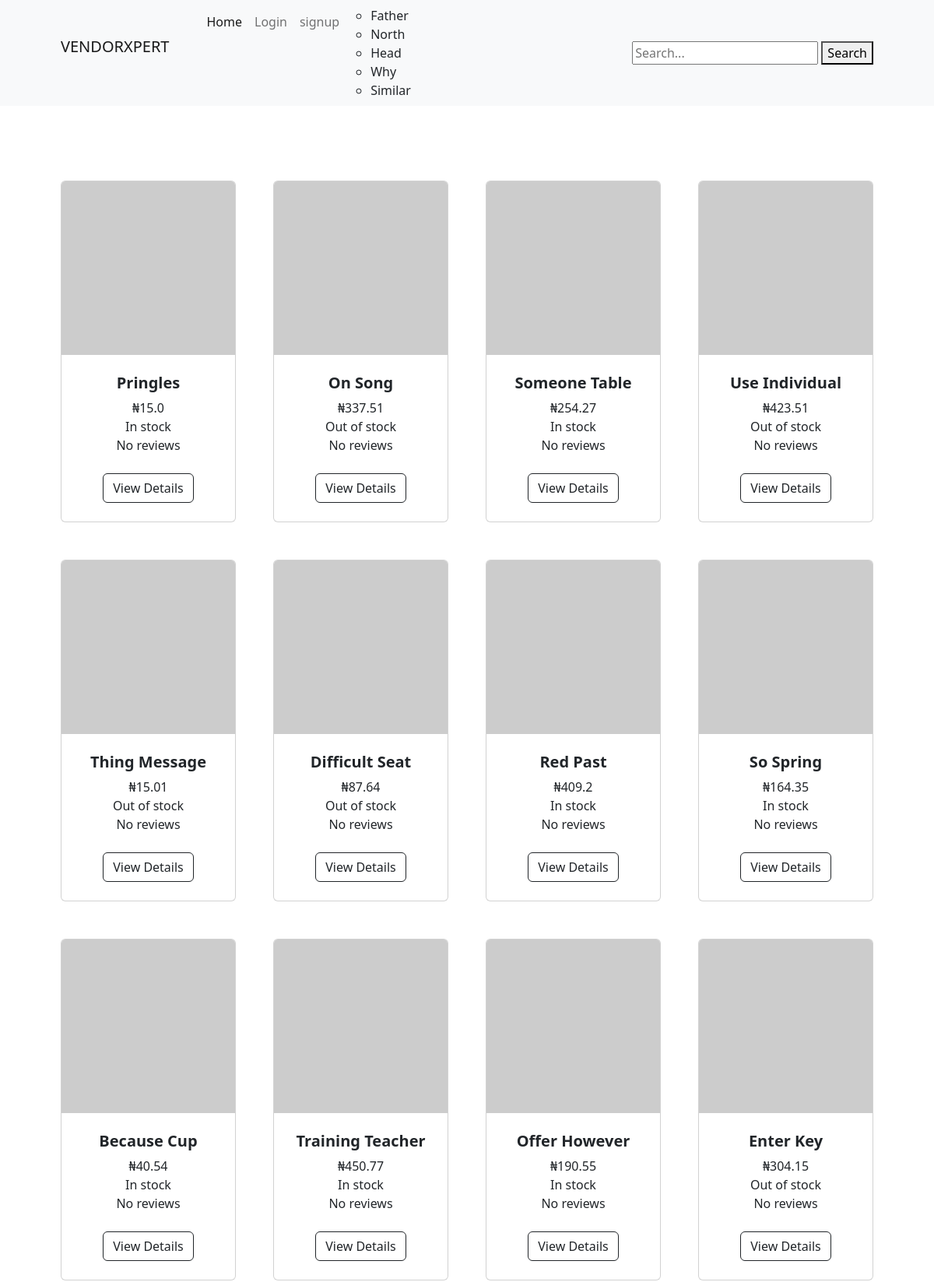
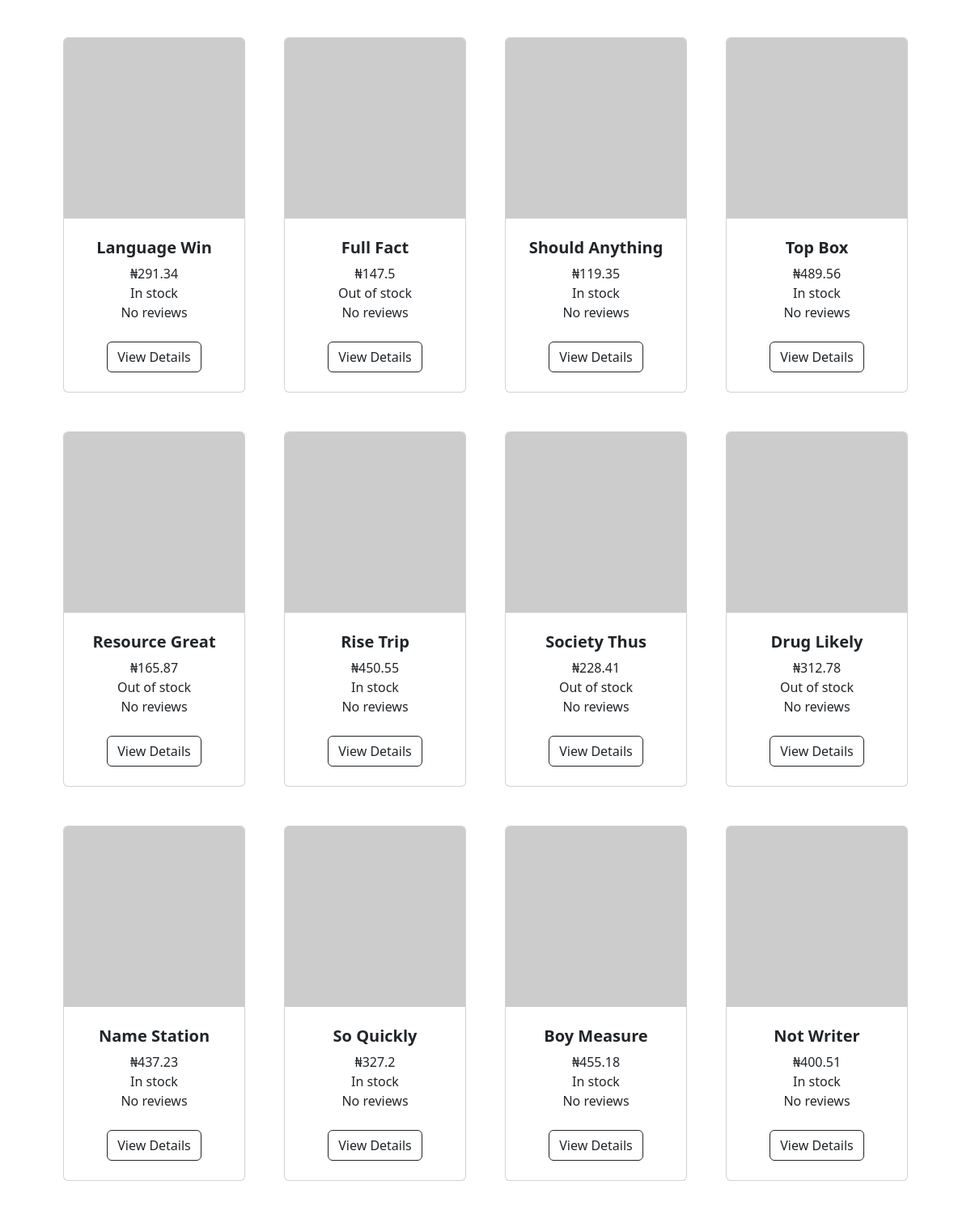
The page / (upper part) on the database its author committed (2 pictures, top to bottom).
### store/models.py (models this page shows, shortened)
class Category(models.Model):
    title = models.CharField(max_length=50)
    slug = models.SlugField()
    class Meta:
        verbose_name_plural = 'Categories'

class Product(models.Model):
    DRAFT = "draft"
    WAITING_APPROVAL = "waiting approval"
    ACTIVE = 'active'
    DELETED = 'deleted'
    IN_STOCK = 'in stock'
    OUT_OF_STOCK = 'out of stock'
    STATUS_CHOICES = (
        (DRAFT , "draft"),
        (WAITING_APPROVAL , "waiting approval"),
        (ACTIVE , 'active'),
        (DELETED , 'deleted'),
    )
    STOCK_CHOICES = (
        (IN_STOCK , 'In stock'),
        (OUT_OF_STOCK , 'Out of stock'),
    )
    category = models.ForeignKey(Category, related_name='product', on_delete=models.CASCADE)
    vendor = models.ForeignKey(VendorProfile,related_name='product', on_delete=models.CASCADE)
    title = models.CharField(max_length=50)
    slug = models.SlugField()
    description = models.TextField()
    price = models.BigIntegerField()
    created_at = models.DateTimeField(auto_now=True)
    updated_at = models.DateTimeField(auto_now=True)
    product_image = models.ImageField(upload_to='uploads/product_image/', blank=True, null=True)
    thumbnail = models.ImageField(upload_to='uploads/product_image/thumbnail', blank=True, null=True)
    status = models.CharField(max_length=50, choices=STATUS_CHOICES, default=ACTIVE)
    stock = models.CharField(max_length=50, choices=STOCK_CHOICES, default=IN_STOCK)
    featured = models.BooleanField(default=False)
    class Meta:
        ordering = ('-created_at',)
    def display_price(self):
        return self.price/100
    def get_thumbnail(self):
        if self.thumbnail:
            return self.thumbnail.url
        else:
            if self.product_image:
                self.thumbnail = self.make_thumbnail(self.product_image)
                self.save()
                return self.thumbnail.url
            else:
                return 'https://via.placeholder.com/240x240x.jpg'

### core/views.py (the view)
# urls.py: path('', views.frontpage, name='frontpage'),
def frontpage(request):
    product = Product.objects.all()
    sponsored = Product.objects.filter(featured=True)
    return render(request, 'core/frontpage.html', {
        'product':product,
        'sponsored':sponsored,
    })

### store/templatetags/menu.py (called while the page is built)
@register.inclusion_tag('store/menu.html')
def menu():
    categories = Category.objects.all()
    return {'categories':categories}

### core/templates/core/frontpage.html (shortened to what this page needs)
{% extends 'core/base.html' %}
{% block body %}
    {% include "store/partials/product.html" %}
{% endblock body %}

### store/templates/store/menu.html
{% for category in categories %}
<li><a class="dropdown-item" href="{% url 'category_detail' category.slug %}">{{ category.title }}</a></li>
{% endfor %}

### store/templates/store/partials/product.html (shortened to what this page needs)
<section class="py-5">
    <div class="container px-4 px-lg-5 mt-5">
        <div class="row gx-4 gx-lg-5 row-cols-2 row-cols-md-3 row-cols-xl-4 justify-content-center">
            {% for products in product %}
            <div class="col mb-5">
                <div class="card h-100">
                        <img class="card-img-top" src="{{ products.get_thumbnail }}" alt="image of {{products.title}}" />
                    <div class="card-body p-4">
                        <div class="text-center">
                            <h5 class="fw-bolder">{{ products.title }}</h5>
                            <span>&#8358;</span>{{ products.display_price }}</br>
                            {{products.get_stock_display}}<br>
                            {% if product.comments %}
                                Average Rating:{{products.average_rating}}
                            {% else %}
                                No reviews
                            {% endif %}
                        </div>
                    </div>
                    <div class="card-footer p-4 pt-0 border-top-0 bg-transparent">
                        <div class="text-center"><a class="btn btn-outline-dark mt-auto" href="{% url 'product_detail' products.category.slug products.slug %}">View Details</a></div>
                    </div>
                </div>
            </div>
            {% endfor %}
            </div>
        </div>
</section>

### rows shown on the page
Category: title "Father"
Category: title "North"
Category: title "Head"
Category: title "Why"
Category: title "Similar"
Product: title "Pringles", display_price "15.0", stock "In stock"
Product: title "On Song", display_price "337.51", stock "Out of stock"
Product: title "Someone Table", display_price "254.27", stock "In stock"
Product: title "Use Individual", display_price "423.51", stock "Out of stock"
Product: title "Thing Message", display_price "15.01", stock "Out of stock"
Product: title "Difficult Seat", display_price "87.64", stock "Out of stock"
Product: title "Red Past", display_price "409.2", stock "In stock"
Product: title "So Spring", display_price "164.35", stock "In stock"
Product: title "Because Cup", display_price "40.54", stock "In stock"
Product: title "Training Teacher", display_price "450.77", stock "In stock"
Product: title "Offer However", display_price "190.55", stock "In stock"
Product: title "Enter Key", display_price "304.15", stock "Out of stock"
Product: title "Language Win", display_price "291.34", stock "In stock"
Product: title "Full Fact", display_price "147.5", stock "Out of stock"
Product: title "Should Anything", display_price "119.35", stock "In stock"
Product: title "Top Box", display_price "489.56", stock "In stock"
Product: title "Resource Great", display_price "165.87", stock "Out of stock"
Product: title "Rise Trip", display_price "450.55", stock "In stock"
Product: title "Society Thus", display_price "228.41", stock "Out of stock"
Product: title "Drug Likely", display_price "312.78", stock "Out of stock"
Product: title "Name Station", display_price "437.23", stock "In stock"
Product: title "So Quickly", display_price "327.2", stock "In stock"
Product: title "Boy Measure", display_price "455.18", stock "In stock"
Product: title "Not Writer", display_price "400.51", stock "In stock"
